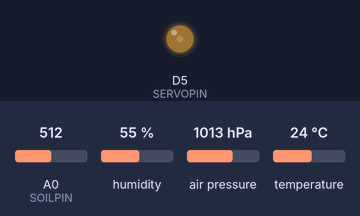
Simulated run of this sketch. Board: ESP8266 (NodeMCU). Parts: output pins drawn as LEDs (lit = HIGH). Inputs (shaded band) come from the test bench; at power-on: A0 (SOILPIN) = 512, humidity 55 %, air pressure 1013 hPa, temperature 24 °C. WiFi joins after 1.5 s; servers stay silent unless stated; uploads are accepted with an empty reply; what the sketch prints to the serial monitor is not drawn.

Above: at 1.6 s.
At 3.6 s:
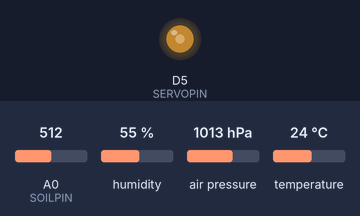
At 69.9 s:
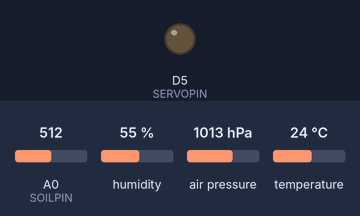
Timing chart, 0 to 71.4 s (numbered marks = the images above):
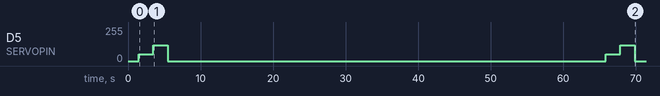

The sketch:

sensor_code_1.ino
```cpp
#include <ESP8266WiFi.h>
#include <ESP8266HTTPClient.h>
#include <Adafruit_BMP085.h>
#include <DHT.h>

// Pin Definitions
#define DHTPIN D4           // GPIO2
#define DHTTYPE DHT11
#define SERVOPIN D5         // GPIO14
#define RAINPIN D3          // GPIO0
#define SOILPIN A0          // Analog input

// WiFi Credentials
const char* ssid = "YOUR_WIFI_SSID";
const char* password = "YOUR_WIFI_PASSWORD";

// Control Node URL (Update this IP!)
const char* serverUrl = "http://192.168.1.150/update";

DHT dht(DHTPIN, DHTTYPE);
Adafruit_BMP085 bmp;
WiFiClient client;

void setup() {
  Serial.begin(115200);
  dht.begin();
  bmp.begin();

  pinMode(RAINPIN, INPUT);
  pinMode(SERVOPIN, OUTPUT);

  WiFi.begin(ssid, password);
  while (WiFi.status() != WL_CONNECTED) {
    delay(500);
    Serial.print(".");
  }
  Serial.println("\nConnected to Wi-Fi. IP: " + WiFi.localIP().toString());
}

void loop() {
  insertSensor();  // Activate servo

  // Read Sensors
  float temperature = dht.readTemperature();
  float humidity = dht.readHumidity();
  float pressure = bmp.readPressure() / 100.0; // hPa
  int rainValue = digitalRead(RAINPIN);
  int soilMoisture = analogRead(SOILPIN);
  delay(100);  // Small gap for ADC
  int ldrValue = analogRead(SOILPIN);  // Same pin if using A0 for both

  // Debugging output
  Serial.println("Sending data...");
  Serial.printf("Temp: %.1f, Hum: %.1f, Pressure: %.1f, Soil: %d, LDR: %d, Rain: %d\n",
                temperature, humidity, pressure, soilMoisture, ldrValue, rainValue);

  // Send via HTTP POST
  if (WiFi.status() == WL_CONNECTED) {
    HTTPClient http;
    http.begin(client, serverUrl);  // ✅ Fixed: use WiFiClient
    http.addHeader("Content-Type", "application/x-www-form-urlencoded");

    String postData =
      "temp=" + String(temperature) +
      "&hum=" + String(humidity) +
      "&pres=" + String(pressure) +
      "&soil=" + String(soilMoisture) +
      "&ldr=" + String(ldrValue) +
      "&rain=" + String(rainValue);

    int httpCode = http.POST(postData);
    Serial.println("POST Status: " + String(httpCode));
    http.end();
  }

  delay(60000);  // Wait 60 seconds
}

void insertSensor() {
  analogWrite(SERVOPIN, 50);  // Forward
  delay(2000);
  analogWrite(SERVOPIN, 120); // Reverse
  delay(2000);
  analogWrite(SERVOPIN, 0);   // Stop
}
```

Measured:
- by itself, D5 (SERVOPIN): 0/255 → 50/255 at 1.5 s, → 120/255 2.0 s later, → 0/255 2.0 s later, → 50/255 60.3 s later, … (6 changes in this stretch)
